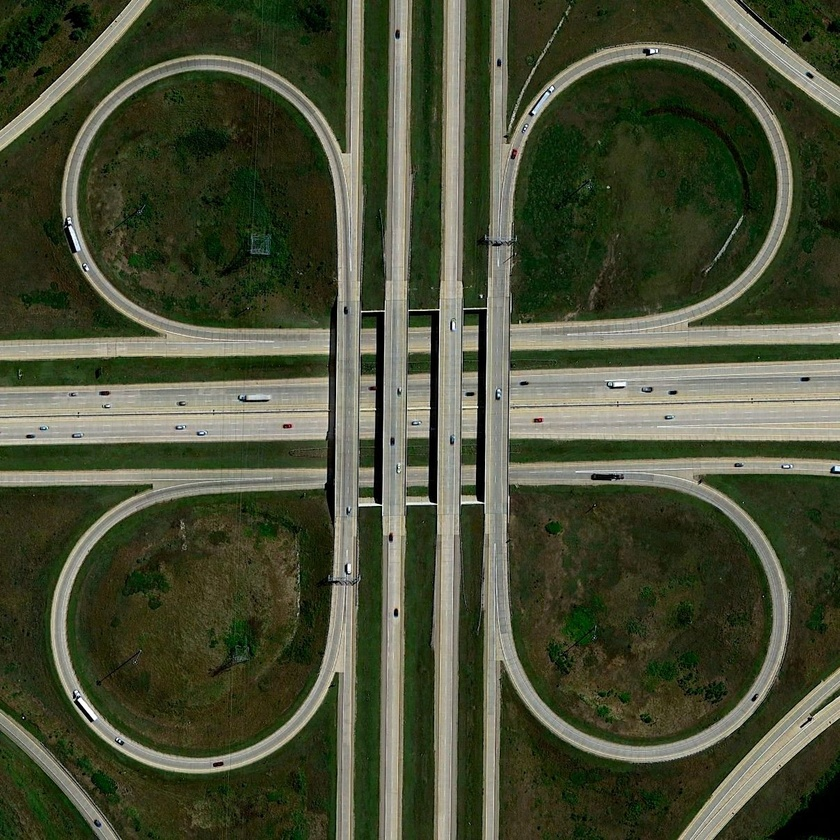
#> input picture Assignment 3/images/roads.jpg, 840 x 840 px, shrunk from 1207 x 1207 before the run
$ jupyter execute --allow-errors 4_3Done.ipynb   (shell and % lines are left out)
#> lines starting #> are read from the running program, lines starting #| are printed output that depends on the picture; after the words box and inside, x2 and y2 are one past the last pixel; in counts of white or black regions, pixels touching at a corner belong together
# Question 4

[cell 1]
import cv2
import numpy as np
import matplotlib.pyplot as plt
import math
import time
import sortedcontainers
import copy

[cell 2]
r = cv2.imread("../images/roads.jpg")
#> r is the input picture: shape (840, 840, 3); mean B, G, R 53.9, 77.6, 72.3
rRGB = cv2.cvtColor(r,cv2.COLOR_BGR2RGB)
rG = cv2.cvtColor(r,cv2.COLOR_BGR2GRAY)
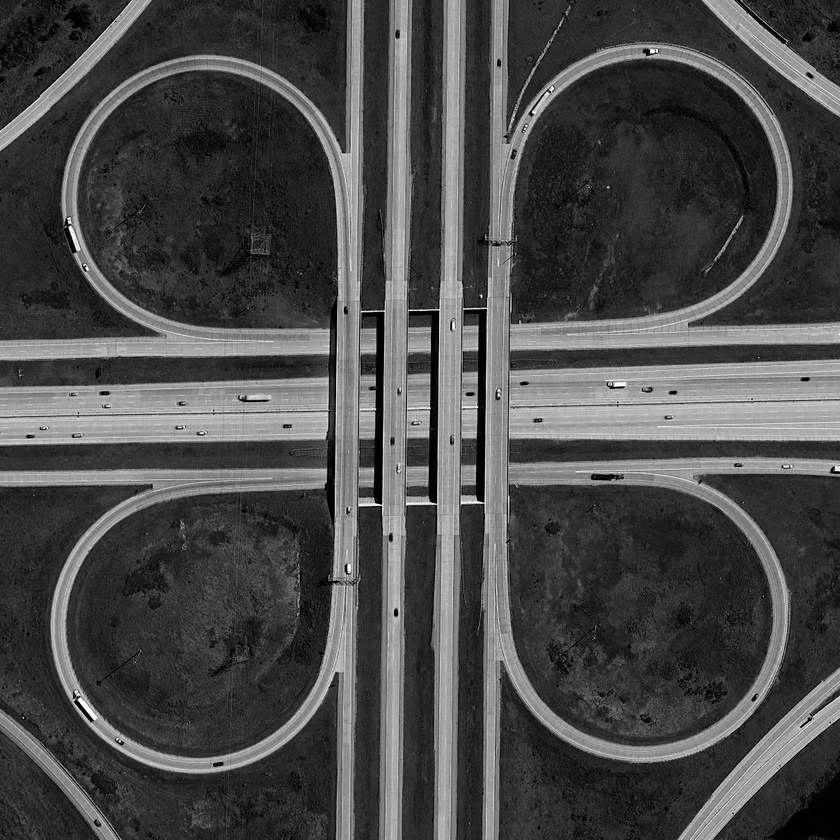
#> rG: shape (840, 840); min 0, max 255, mean 73.3
print(rG.shape)
#| (840, 840)
plt.imshow(rG,cmap='gray')

[cell 3]
def padding(pic,k):
    padNum = math.floor(k/2)
    padPic = np.zeros((pic.shape[0]+(2*padNum),pic.shape[1]+(2*padNum)))
    padPic[padNum:padPic.shape[0]-padNum, padNum:padPic.shape[1]-padNum] = pic
    xStart = padNum
    xEnd = padPic.shape[0]-padNum
    yStart = padNum
    yEnd = padPic.shape[1]-padNum
    padPic[xStart:xEnd, yStart:yEnd] = pic
    return padPic

def dilate(img,k1,k2):
    k = max(k1,k2)
    padPic = padding(img,k)
    out = np.zeros_like(padPic)
    padNum = int(k/2)
    xStart = padNum
    xEnd = padPic.shape[0]-padNum
    yStart = padNum
    yEnd = padPic.shape[1]-padNum
    StructE = np.ones((k1,k2),dtype='uint8')
    for i in range(xStart,xEnd):
        for j in range(yStart,yEnd):
            vals = padPic[i-k1//2:i+k1//2+1,j-k2//2:j+k2//2+1]
            vals = vals*StructE
            out[i,j] = np.max(vals)
    out = out[xStart:xEnd,yStart:yEnd]
    return out


def erode(img,k1,k2):
    k = max(k1,k2)
    padPic = padding(img,k)
    out = np.zeros_like(padPic)
    padNum = int(k/2)
    xStart = padNum
    xEnd = padPic.shape[0]-padNum
    yStart = padNum
    yEnd = padPic.shape[1]-padNum
    StructE = np.ones((k1,k2),dtype='uint8')
    for i in range(xStart,xEnd):
        for j in range(yStart,yEnd):
            vals = padPic[i-k1//2:i+k1//2+1,j-k2//2:j+k2//2+1]
            vals = vals*StructE
            out[i,j] = np.min(vals)
    out = out[xStart:xEnd,yStart:yEnd]
    return out

# [46 lines left out: functions gausFilter, filt, not called in this run]

## <b>Part 3</b>

[cell 4]
#Obtained from selecting seed of truck
truckP = np.array([[ 121.52645876 ,1014.91865421],
                        [ 374.47571024 , 572.25746411],
                        [ 103.90294534 , 335.89504879],
                        [ 780.85319623 , 142.03640114],
                        [ 892.81434033 , 552.56059617],
                        [ 872.08079513 , 684.21860821]])

trucks = truckP.astype('int')
print(trucks)

[cell 5]
N = len(truckP)
fig = plt.figure(figsize=(10,15))

plotIt = plt.imshow(rG,cmap='gray')
# colors = np.random.rand(N)
area = (3* np.ones(N))**2
plt.scatter(truckP[0:,0], truckP[0:,1], c='r', s=area)
plt.show()
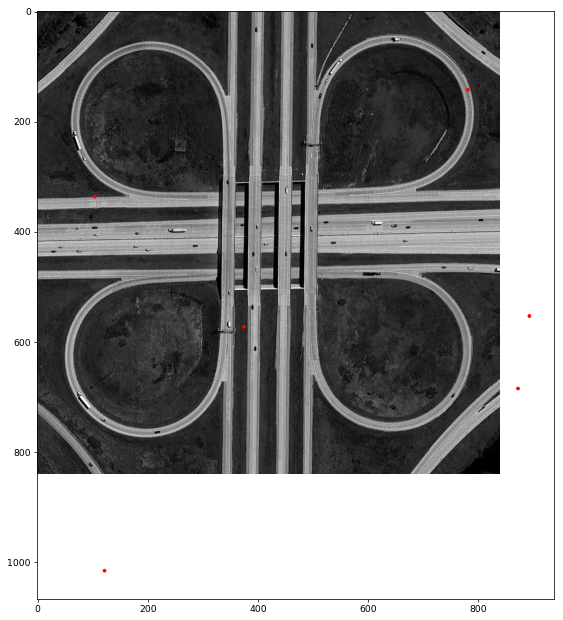
#> figure drawn by matplotlib, 1 panel

[cell 6]
# image_points = np.array([[ 121.52645876 ,1014.91865421],
#                         [ 374.47571024 , 572.25746411],
#                         [ 103.90294534 , 335.89504879],
#                         [ 780.85319623 , 142.03640114],
#                         [ 892.81434033 , 552.56059617],
#                         [ 872.08079513 , 684.21860821]])

[cell 7]
grey = cv2.threshold(rG,175,255,cv2.THRESH_BINARY)[1]
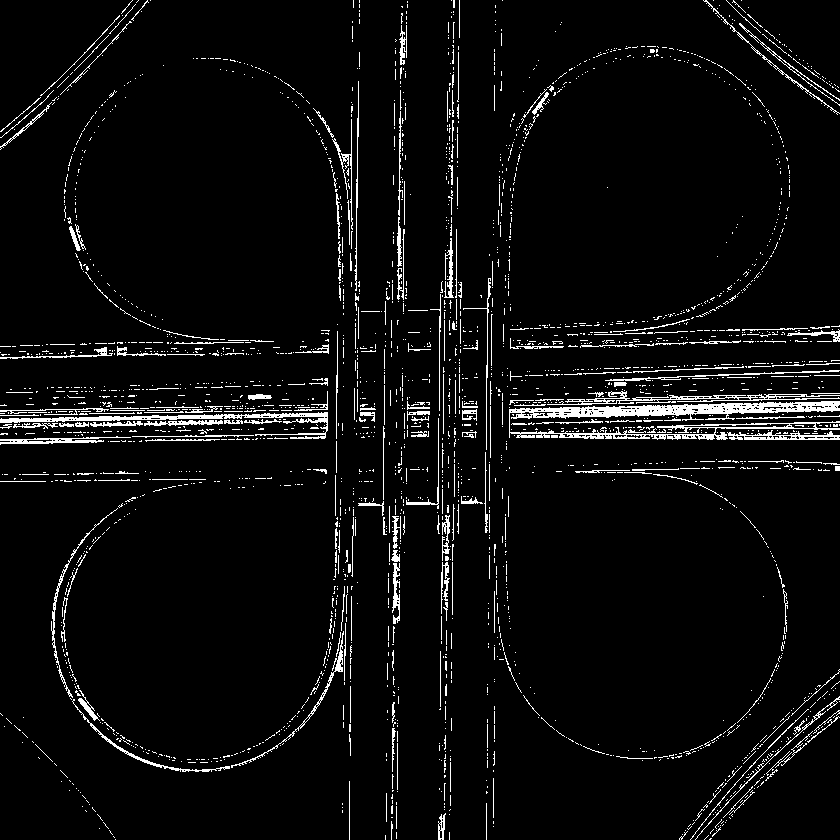
#> grey: shape (840, 840); 4.9% white in thin lines or dots
grey3 = cv2.threshold(rG,70,255,cv2.THRESH_BINARY)[1]
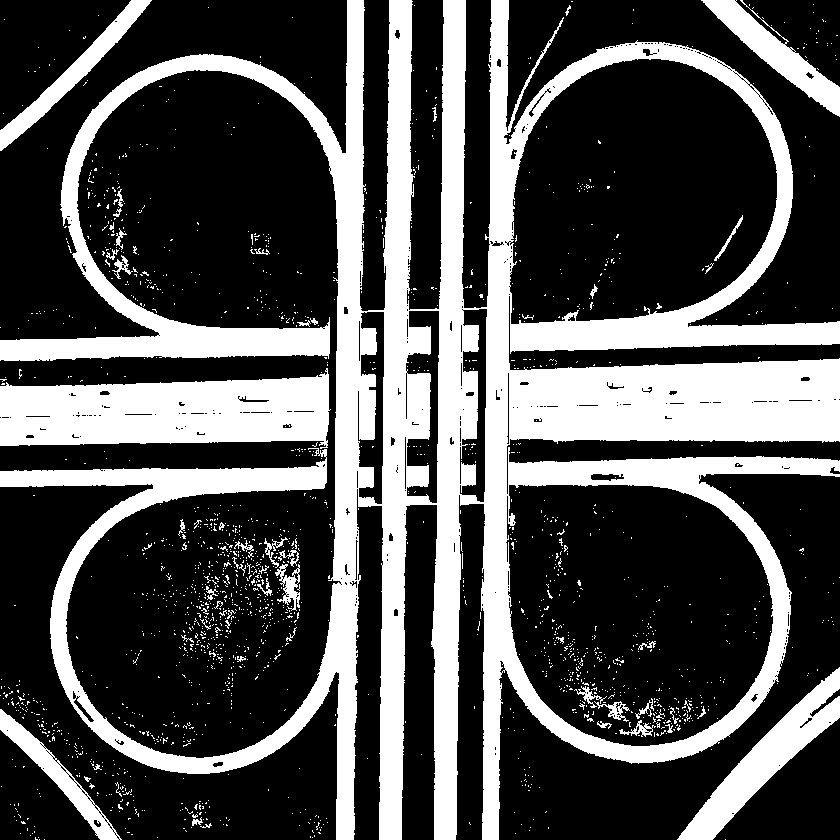
#> grey3: shape (840, 840); 31.3% white; 1868 white regions (1811 under 20 px), largest, box (x1, y1, x2, y2) and area: (0, 0, 840, 840) 176199, (0, 368, 331, 449) 19697, (677, 667, 840, 840) 6865
grey3 = 255 - grey3
# plt.figure(figsize = (15,15))
# area = (2* np.ones(N))**2
# plt.imshow(grey,cmap='gray')

[cell 8]
grey1 = grey.copy()
grey1 = dilate(erode(grey1,3,3),3,3)
#> in padding, `padPic[padNum:padPic.shape[0]-padNum, padNum:padPic.shape[1]-padNum] =..`: padPic: shape (842, 842) float64; 4.9% white in thin lines or dots
#> after the loop in erode, `for i in range(xStart,xEnd):`: out: shape (842, 842) float64; 0.36% white in thin lines or dots
#> in erode, `out = out[xStart:xEnd,yStart:yEnd]`:
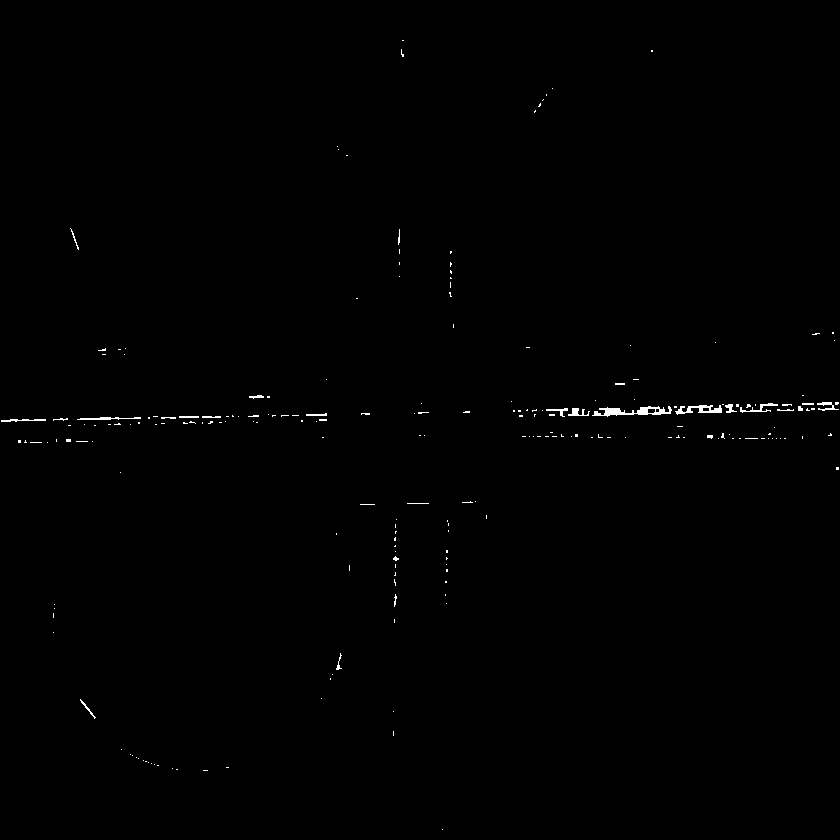
#> out: shape (840, 840) float64; 0.36% white in thin lines or dots
#> in dilate, `k = max(k1,k2)`: k = 3
#> in dilate, `padNum = int(k/2)`: padNum = 1
#> in dilate, `xEnd = padPic.shape[0]-padNum`: xEnd = 841
#> in dilate, `yStart = padNum`: yStart = 1
#> in dilate, `yEnd = padPic.shape[1]-padNum`: yEnd = 841
#> after the loop in dilate, `for i in range(xStart,xEnd):`:
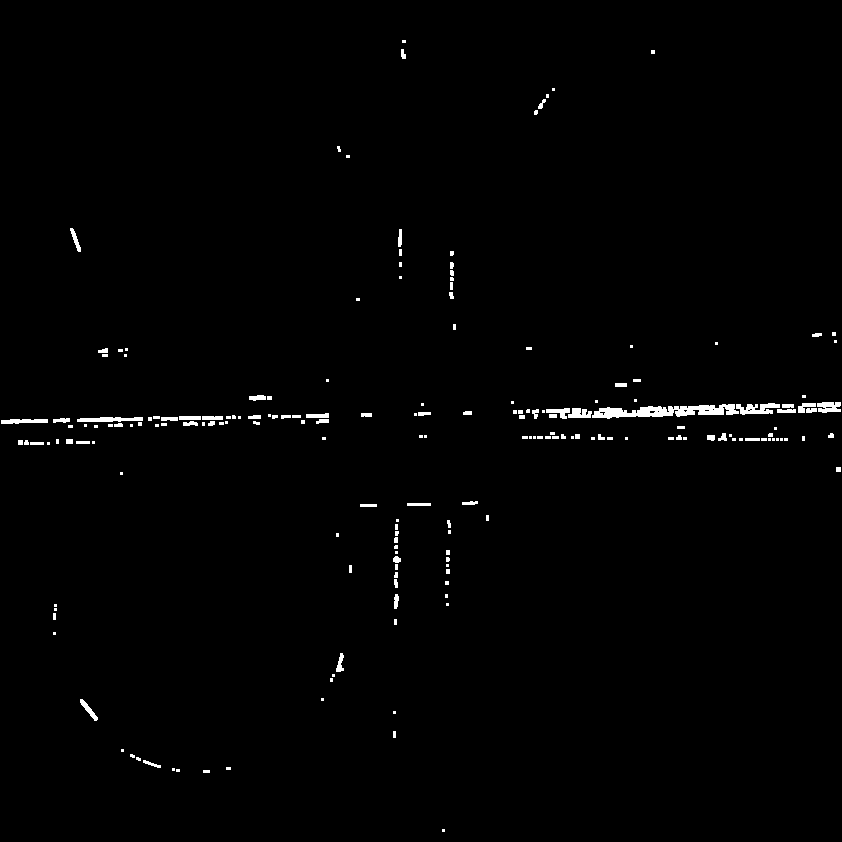
#> out: shape (842, 842) float64; 0.99% white; 191 white regions (109 under 20 px), largest, box (x1, y1, x2, y2) and area: (592, 404, 739, 419) 1228, (736, 403, 780, 415) 319, (77, 417, 143, 422) 262
#> in dilate, `out = out[xStart:xEnd,yStart:yEnd]`:
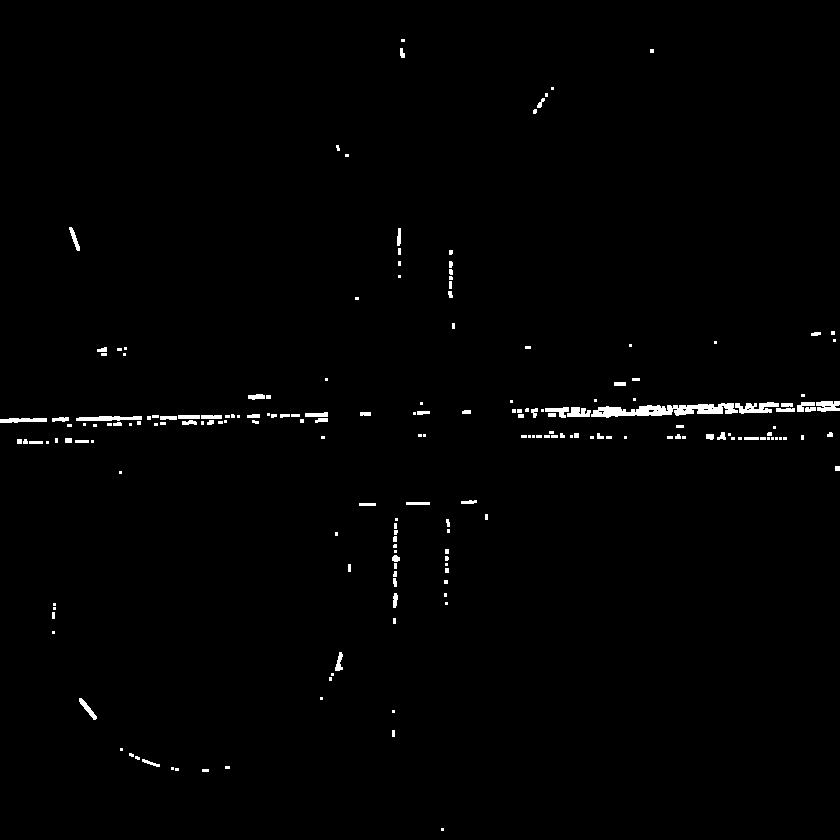
#> out: shape (840, 840) float64; 0.99% white; 191 white regions (109 under 20 px), largest, box (x1, y1, x2, y2) and area: (591, 403, 738, 418) 1228, (735, 402, 779, 414) 319, (76, 416, 142, 421) 262

[cell 9]
# [4 lines of commented-out code are left out]

[cell 10]
# [18 lines left out: function dfsIter, not called in this run]

[cell 11]
print(trucks)

[cell 12]
adjMatrix = np.zeros_like(grey1)
out = np.zeros_like(grey1)
#> (the rest of this cell did not finish here and is left out)

[cell 13]
# plt.imshow(adjMatrix,cmap='gray')

[cell 14]
grey2 = adjMatrix.copy()
grey2 = dilate(grey2,3,3)
#> in padding (call 3), `padPic[padNum:padPic.shape[0]-padNum, padNum:padPic.shape[1]-padNum] =..`: padPic: shape (842, 842) float64; every value is 0
#> in dilate (call 2), `padPic = padding(img,k)`: img: shape (840, 840) float64; every value is 0

[cell 15]
# plt.figure(figsize = (9,9))
# plt.imshow(grey2,cmap='gray')

Other black truck

[cell 16]
# [4 lines of commented-out code are left out]

[cell 17]
adjMatrix3 = np.zeros_like(grey2)
out3 = np.zeros_like(grey3)
r,c = trucks[len(truckP)-1]
#> (the rest of this cell did not finish here and is left out)

[cell 18]
grey4 = grey3.copy()
grey4 = dilate(out3,3,3)
#> in dilate (call 3), `padPic = padding(img,k)`: img: shape (840, 840); every value is 0
# plt.figure(figsize = (9,9))
# plt.imshow(grey4,cmap='gray')

[cell 19]
truckSeg = np.zeros_like(grey2)
for i in range(truckSeg.shape[0]):
    for j in range(truckSeg.shape[1]):
        if grey2[i,j]!=0 or grey4[i,j]!=0:
            truckSeg[i,j] = 255

[cell 20]
plt.imshow(truckSeg,cmap='gray')

[cell 21]
print(truckSeg)
#> (printed output is left out)

[cell 22]
for i in range(rRGB.shape[0]):
    for j in range(rRGB.shape[1]):
        if truckSeg[i,j] == 255:
            rRGB[i,j,0] = 255
            rRGB[i,j,1] = 0
            rRGB[i,j,2] = 0
